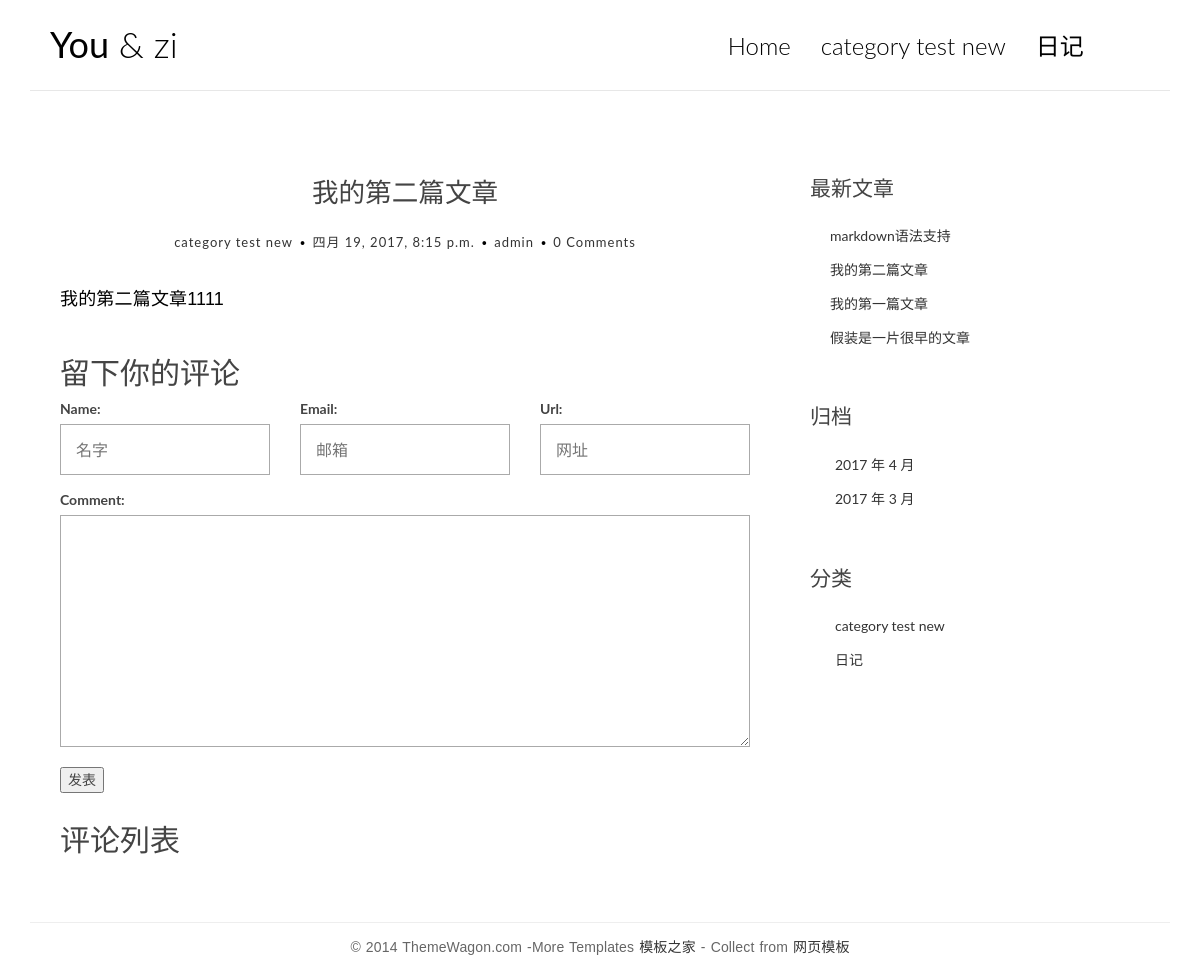
Screenshot of /post/3/ with the database file from the repository.
### blog/models.py (models this page shows, shortened)
class Category(models.Model):
    name = models.CharField(max_length=100)

class Post(models.Model):
    title = models.CharField(max_length=100)
    body = models.TextField()
    created_time = models.DateTimeField()
    modified_time = models.DateTimeField()
    excerpt = models.CharField(max_length=200,blank=True)
    category = models.ForeignKey(Category)
    tags = models.ManyToManyField(Tag,blank=True)
    author = models.ForeignKey(User)
    def get_absolute_url(self):
        return reverse('blog:detail',kwargs={'pk':self.pk})
    class Meta:
        ordering = ['-created_time']

### blog/views.py (the view)
# urls.py: url(r'^post/(?P<pk>[0-9]+)/$', views.detail, name='detail'),
def detail(request, pk):
    post = get_object_or_404(Post, pk=pk)
    post.body = markdown.markdown(post.body,
                                  extensions=[
                                      'markdown.extensions.extra',
                                      'markdown.extensions.codehilite',
                                      'markdown.extensions.toc',
                                  ])
    form = CommentForm()
    comment_list = post.comment_set.all()
    context = {'post':post,
               'form':form,
               'comment_list':comment_list
    }
    return render(request,'blog/detail.html',context=context)

### comments/forms.py
class CommentForm(forms.ModelForm):
    class Meta:
        model = Comment
        fields = ['name', 'email', 'url', 'text']
        widgets = {
            'name': forms.TextInput(attrs={
                'placeholder':"名字",
            }),
            'email': forms.TextInput(attrs={
                'placeholder':"邮箱",
            }),
            'url': forms.TextInput(attrs={
                'placeholder':"网址"
            })
        }

### blog/templatetags/blog_tags.py (called while the page is built)
@register.simple_tag
def get_recent_posts(num=5):
    return Post.objects.all()[:num]

@register.simple_tag
def archives():
    return Post.objects.dates('created_time','month',order='DESC')

@register.simple_tag
def get_categories():
    return Category.objects.all()

### templates/blog/detail.html (shortened to what this page needs)
{% extends 'blog/base.html' %}
                        {% block main %}
						<article class="post post-1">
							<header class="entry-header">
								<h1 class="entry-title">{{ post.title }}</h1>
								<div class="entry-meta">
									<span class="post-category"><a href="#">{{ post.category.name }}</a></span>
									<span class="post-date"><a href="#"><time class="entry-date" datetime="{{ post.created_time }}">{{ post.created_time }}</time></a></span>
									<span class="post-author"><a href="#">{{ post.author }}</a></span>
									<span class="comments-link"><a href="#">{{ post.comment_set.count }} Comments</a></span>
								</div>
							</header>
							<div class="entry-content clearfix">
                                {{ post.body|safe }}
							</div>
						</article>
                        <section class="comment-area">
							<h2>留下你的评论</h2>
							<form action="{% url 'comments:post_comment' post.pk %}" method="post" class="comment-form">
								<div class="row">
									<div class="col-md-4">
										<label for="{{ form.name.id_for_label }}">Name:</label>
                                        {{ form.name }}
									</div>
									<div class="col-md-4">
										<label for="{{ form.email.id_for_label }}">Email:</label>
                                        {{ form.email }}
									</div>
									<div class="col-md-4">
                                        <label for="{{ form.url.id_for_label }}">Url:</label>
                                        {{ form.url }}
									</div>
									<div class="col-md-12">
										<label for="{{ form.text.id_for_label }}">Comment:</label>
                                        {{ form.text }}
										<button type="submit"><span>发表</span></button>
									</div>
								</div>
							</form>
							<div class="comment-list">
								<h2>评论列表</h2>
							</div>
						</section>
                        {% endblock main %}

### templates/blog/base.html (shortened to what this page needs)
{% load blog_tags %}
<!DOCTYPE html>
<html>
	<head>
        {% load staticfiles %}
        <link rel="stylesheet" href="{% static 'blog/css/bootstrap.min.css' %}">
		<link rel="stylesheet" href="http://code.ionicframework.com/ionicons/2.0.1/css/ionicons.min.css">
		<link rel="stylesheet" href="{% static 'blog/css/pace.css' %}">
	    <link rel="stylesheet" href="{% static 'blog/css/custom.css' %}">
        <link rel="stylesheet" href="{% static 'blog/css/friendly.css' %}">
	</head>
	<body>
		<div class="container">
			<header id="site-header">
				<div class="row">
					<div class="col-md-4 col-sm-5 col-xs-8">
						<div class="logo">
							<h1><a href="{% url 'blog:index' %}"><b>You</b> &amp; zi</a></h1>
						</div>
					</div>
					<div class="col-md-8 col-sm-7 col-xs-4">
						<nav class="main-nav" role="navigation">
							<div class="collapse navbar-collapse" id="bs-example-navbar-collapse-1">
                                {% get_categories as category_list %}
  								<ul class="nav navbar-nav navbar-right">
    								<li class="cl-effect-11"><a href="{% url 'blog:index' %}" data-hover="Home">Home</a></li>
                                    {% for category in category_list %}
    								<li class="cl-effect-11"><a href="{% url 'blog:category' category.pk %}" data-hover="{{ category.name }}">{{ category.name }}</a></li>
                                    {% endfor %}
  								</ul>
							</div>
						</nav>
					</div>
				</div>
			</header>
		</div>
		<div class="content-body">
			<div class="container">
				<div class="row">
					<main class="col-md-8">
                        {% block main %}
                        {% endblock main %}
					</main>
					<aside class="col-md-4">
						<div class="widget widget-recent-posts">
							<h3 class="widget-title">最新文章</h3>
                            {% get_recent_posts as recent_post_list %}
							<ul>
                                {% for post in recent_post_list  %}
								<li>
									<a href="{{ post.get_absolute_url }}">{{ post.title }}</a>
								</li>
                                {% endfor %}
							</ul>
						</div>
						<div class="widget widget-archives">
							<h3 class="widget-title">归档</h3>
                            {% archives as date_list %}
							<ul>
                                {% for date in date_list %}
								<li>
									<a href="{% url 'blog:archives' date.year date.month %}">{{ date.year }} 年 {{ date.month }} 月</a>
								</li>
                                {% endfor %}
							</ul>
						</div>
						<div class="widget widget-category">
							<h3 class="widget-title">分类</h3>
                            {% get_categories as category_list %}
							<ul>
                                {% for category in category_list %}
								<li>
									<a href="{% url 'blog:category' category.pk %}">{{ category.name }}</a>
								</li>
                                {% endfor %}
							</ul>
						</div>
					</aside>
				</div>
			</div>
		</div>
		<footer id="site-footer">
			<div class="container">
				<div class="row">
					<div class="col-md-12">
						<p class="copyright">&copy; 2014 ThemeWagon.com -More Templates <a href="http://www.cssmoban.com/" target="_blank" title="模板之家">模板之家</a> - Collect from <a href="http://www.cssmoban.com/" title="网页模板" target="_blank">网页模板</a></p>
					</div>
				</div>
			</div>
		</footer>
	</body>
</html>

### blog/static/blog/css/custom.css (style rules this page uses)
* { outline: none; }
h1, h2, h3, h4, h5, h6 { margin-top: 0; }
b { font-weight: 400; }
a { color: #333; }
body { color: #444; font-family: 'Lato', sans-serif; }
p { font-family: 'Ubuntu', sans-serif; font-weight: 400; word-spacing: 1px; letter-spacing: 0.01em; }
#site-header { background-color: #FFF; padding: 25px 20px; margin-bottom: 40px; border-bottom: 1px solid #e7e7e7; }
.logo h1 a { color: #000; }
.logo h1 { margin: 0; font-family: 'Lato', sans-serif; font-weight: 300; }
.main-nav { margin-top: 11px; max-width: 95%; }
.main-nav a { color: #000000 !important; padding: 0 0 5px 0 !important; margin-right: 30px; font-family: 'Lato', sans-serif; font-weight: 300; font-size: 24px; }
.cl-effect-11 a { padding: 10px 0; color: #0972b4; text-shadow: none; }
.cl-effect-11 a::before { position: absolute; top: 0; left: 0; overflow: hidden; padding: 0 0 5px 0 !important; max-width: 0; border-bottom: 1px solid #000; color: #000; content: attr(data-hover); -webkit-transition: max-width 0.5s; -moz-transition: max-width 0.5s; transition: max-width 0.5s; }
.content-body { padding-bottom: 4em; }
.post, .comment-area { background: #fff; padding: 30px 30px 0; }
.entry-title { text-align: center; font-size: 1.9em; margin-bottom: 20px; line-height: 1.6; padding: 10px 20px 0; }
.entry-meta { text-align: center; color: #DDDDDD; font-size: 13px; letter-spacing: 1px; margin-bottom: 30px; }
.entry-content { font-size: 18px; line-height: 1.9; font-weight: 300; color: #000; }
.post-category, .post-date, .post-author { position: relative; padding-right: 15px; }
.post-category::after, .post-date::after, .post-author::after { position: absolute; content: '.'; color: #000; font-size: 30px; top: -22px; right: 1px; }
.widget { background: #fff; padding: 30px 0 0; }
.widget-title { font-size: 1.5em; margin-bottom: 20px; line-height: 1.6; padding: 10px 0 0; font-weight: 400; }
.widget-recent-posts ul { padding: 0; margin: 0; padding-left: 20px; }
.widget-recent-posts ul li { list-style-type: none; position: relative; line-height: 170%; margin-bottom: 10px; }
.widget-recent-posts ul li::before { content: '\f3d3'; font-family: "Ionicons"; position: absolute; left: -17px; top: 3px; font-size: 16px; color: #000; }
.widget-archives ul { padding: 0; margin: 0; padding-left: 25px; }
.widget-archives ul li { list-style-type: none; position: relative; line-height: 170%; margin-bottom: 10px; }
.widget-archives ul li::before { content: '\f3f3'; font-family: "Ionicons"; position: absolute; left: -25px; top: 1px; font-size: 16px; color: #000; }
.widget-category ul { padding: 0; margin: 0; padding-left: 25px; }
.widget-category ul li { list-style-type: none; position: relative; line-height: 170%; margin-bottom: 10px; }
.widget-category ul li::before { content: '\f3fe'; font-family: "Ionicons"; position: absolute; left: -25px; top: 1px; font-size: 18px; color: #000; }
#site-footer { padding-top: 10px; padding: 0 0 1.5em 0; }
.copyright { text-align: center; padding-top: 1em; margin: 0; border-top: 1px solid #eee; color: #666; }
.contact-form input, .comment-form input { border: 1px solid #aaa; margin-bottom: 15px; width: 100%; padding: 15px 15px; font-size: 16px; line-height: 100%; transition: 0.4s border-color linear; }
.contact-form textarea, .comment-form textarea { border: 1px solid #aaa; margin-bottom: 15px; width: 100%; padding: 15px 15px; font-size: 16px; line-height: 20px !important; min-height: 183px; transition: 0.4s border-color linear; }
.comment-list { margin-top: 30px; font-size: 16px; }

### rows the page displays
Category: name "category test new"
Category: name "日记"
Post: title "我的第二篇文章", category.name "category test new", created_time "四月 19, 2017, 8:15 p.m.", author "admin", comment_set.count "0", body "我的第二篇文章1111"
Post: title "markdown语法支持"
Post: title "我的第一篇文章"
Post: title "假装是一片很早的文章"

### other values shown
{{ date.year }} "2017" "2017"
{{ date.month }} "4" "3"
